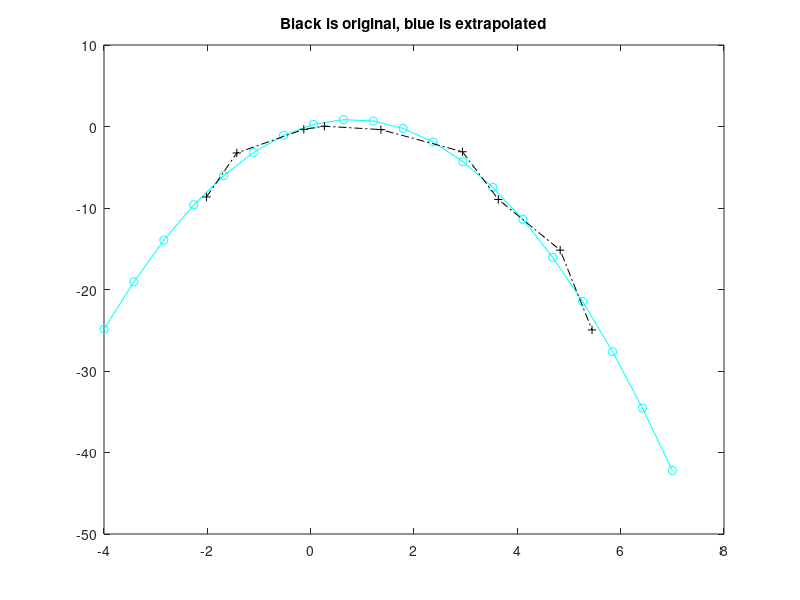
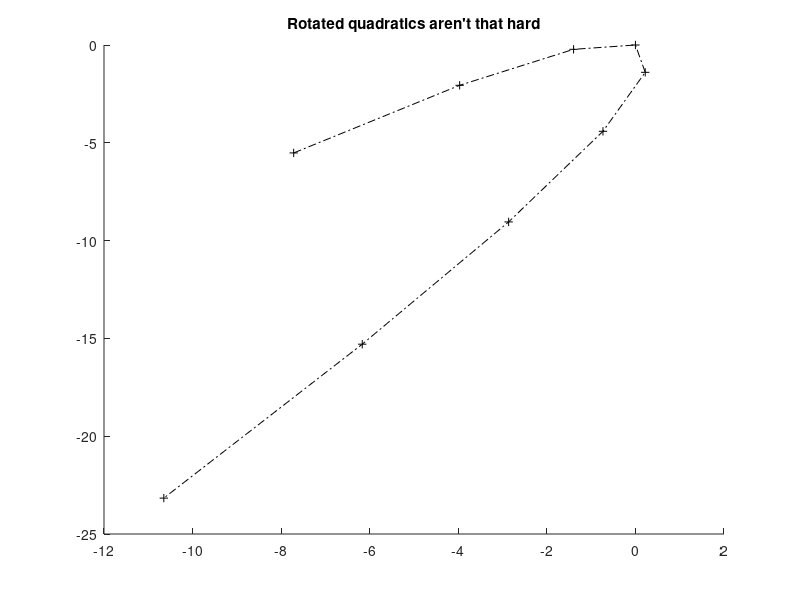

Here is the MATLAB script that generated these plots, in order:
% Create fake data for points approximately on a parabola which is at an angle theta from 'straight up'
%

theta= pi/5; % given theta as angle to rotate by

% Matrix magic: This matrix represents a rotation through angle Theta.
rotateByThetaMatrix= [cos(theta)  -sin(theta) 0 
                      sin(theta)   cos(theta) 0
                          0            0      1];

%------------------------------------------------------------------------------
%
% Example: y = -x^2 + C
%
% Create a sample list of (x, y= -x^2, constant) points 
inputXYs= [
  -3  -9  1
  -2  -4  1
  -1  -1  1
   0   0  1
   1  -1  1
   2  -4  1
   3  -9  1
   4  -16 1
   5  -25 1
  ];
randomJitter= [ rand(length(inputXYs),2) ones(length(inputXYs),1)];

for angle = [0 theta]

  if(angle == 0)
    rotated_xy= inputXYs + randomJitter;
  else
    % Rotate the [x y 1] vectors by Theta 
    % which is done by the magic of matrix multiplication
    rotated_xy= inputXYs * rotateByThetaMatrix;
  endif

  rotated_x= rotated_xy(:,1);
  rotated_y= rotated_xy(:,2);


  % Create features for regression learning as [rotated-x rotated-x^2]
  features= [rotated_x rotated_x.^2 ones(rows(rotated_x),1) ];
  X= features;
  y= rotated_y;

  % Solve it in one line
  coefficients = (X' * X) \ X' * y; 


  % Show the original points and the extrapolation
  disp(coefficients);
  figure(ifelse(angle==0, 1,2))
  if(angle==0)
    extrapolatedX = linspace(-4, 7, 20);
    extrapolatedY = coefficients(1)*extrapolatedX + coefficients(2) * extrapolatedX.^2 + coefficients(3);
    plot(extrapolatedX, extrapolatedY, '-co')
    title('Black is original, blue is extrapolated')
  else
    title('Rotated quadratics aren''t that hard')
  endif
  hold on
  plot(rotated_xy(:,1), rotated_xy(:,2), '-.k+') % data for which we found the best fit
  hold off

endfor


%----------------------------------------------------------
%
% Aside: How to create a function that represents a rotated quadratic: (ax^2 + bx + c - y ) * rotateByThetaDegrees
%
a=-1; b=0; c=0;
Q1= [a  0  b 
     0  0 -1 
     0  0  c];
quadratic= @(xy, M)([xy 1] * M * [xy 1]'); % this calculates (ax^2 + bx + c - y)
rotatedquadratic= @(xy, M, rotateByThetaMatrix)([xy 1] * rotateByThetaMatrix' * M * rotateByThetaMatrix * [xy 1]');
%
%----------------------------------------------------------
